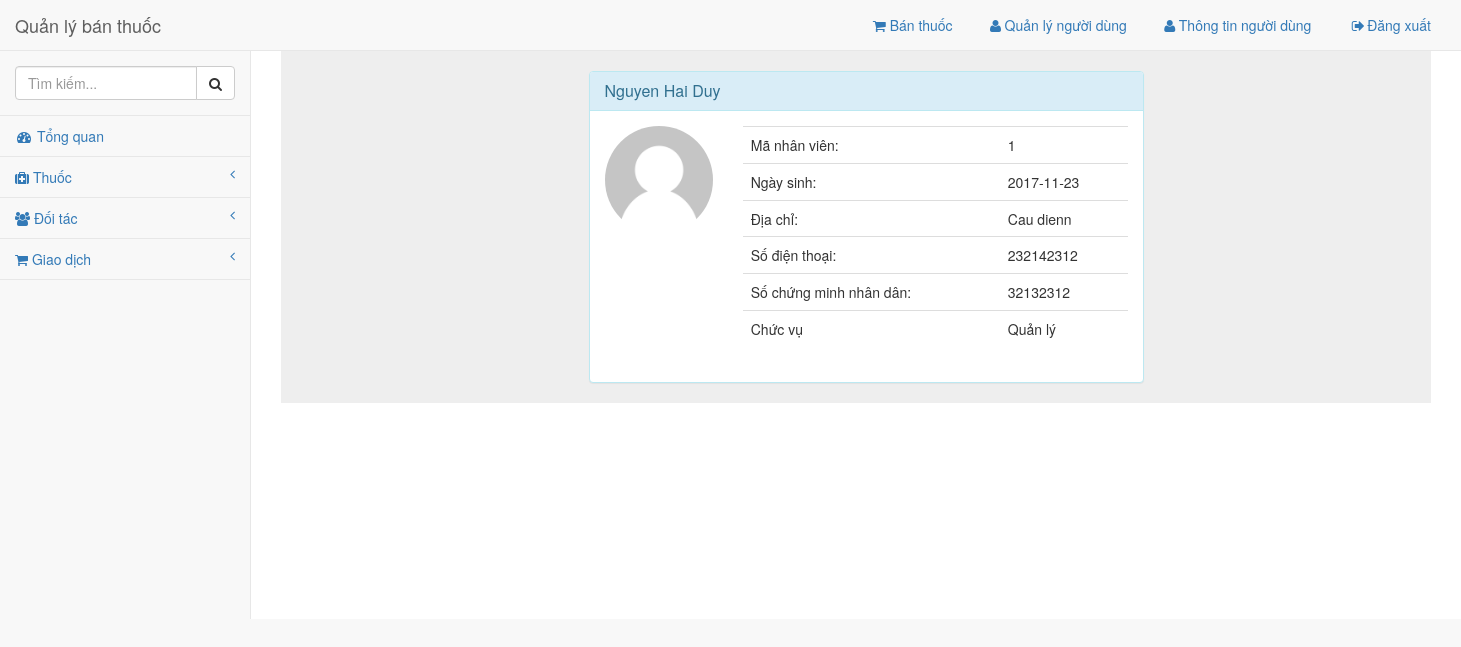
Page /admin/pages/info.php (signed in) on the committed database.
### tables this page shows
CREATE TABLE `nguoidung` (
  `id` int(11) NOT NULL,
  `ten_nv` varchar(128) NOT NULL,
  `ngay_sinh` date NOT NULL,
  `dia_chi` varchar(128) NOT NULL,
  `chuc_vu` int(11) NOT NULL,
  `sdt` varchar(15) NOT NULL,
  `cmnd` varchar(25) NOT NULL,
  `quyen` int(11) NOT NULL
);

### library/VSCPDO.php (called while the page is built, shortened)
<?php
$tenserver = "localhost";
$tentaikhoan = "root";
$matkhau = "";
$tencsdl = "thuoc";
 ?>
 <?php
class vsc_pdo {
	private $server;
	private $username;
	private $password;
	private $database;
	public $conn;
	function __construct($conn = null) {
		try {
			$this->conn = new PDO("mysql:host=$this->server;dbname=$this->database", $this->username, $this->password);
			$this->conn->exec("set names utf8");
			$this->conn->setAttribute(PDO::ATTR_DEFAULT_FETCH_MODE, PDO::FETCH_ASSOC);
		}
     catch (PDOException $e)
      {
			echo $e->getMessage();
			exit();
		}
	}
	function fetch_one($sql) {
		try {
			$stmt = $this->conn->prepare($sql);
			$stmt->execute();
			$row = $stmt->fetch();
			return $row;
		} catch (PDOException $e) {
			return false;
		}
	}
	function getConnection($conn=null) {
		$arr = explode(",", $conn);
			$this->server = @$arr[0];
			$this->username = @$arr[1];
			$this->password = @$arr[2];
			$this->database = @$arr[3];
	}
}
$exp = new vsc_pdo("$tenserver,$tentaikhoan,$matkhau,$tencsdl");
 ?>

### admin/pages/info.php (the view, shortened to what this page needs)
<!DOCTYPE html>
<html lang="en">
<head>
    <?php require('../common/head.php'); ?>
    <?php
      $nguoidung = $exp->fetch_one("select * from nguoidung where id={$_SESSION['ma_nv']}");
     ?>
    <link rel="stylesheet" href="../dist/css/nguoidung.css">
    <link href="../../library/datatables-plugins/integration/bootstrap/3/dataTables.bootstrap.css" rel="stylesheet">
</head>
<body>
    <div id="wrapper">
        <?php require('../common/nav.php'); ?>
        <div id="page-wrapper">
          <div class="grey">
            <div class="container">
      <div class="row">
        <br>
        <div class="col-xs-12 col-sm-12 col-md-6 col-lg-6 col-xs-offset-0 col-sm-offset-0 col-md-offset-3 col-lg-offset-3 toppad" >
          <div class="panel panel-info">
            <div class="panel-heading">
              <h3 class="panel-title"><?php echo $_SESSION['ten_nv']; ?></h3>
            </div>
            <div class="panel-body">
              <div class="row">
                <div class="col-md-3 col-lg-3 " align="center"> <img alt="User Pic" src="../images/user.png" class="img-circle img-responsive"> </div>
                <div class=" col-md-9 col-lg-9 ">
                  <table class="table table-user-information">
                    <tbody>
                      <tr>
                        <td>Mã nhân viên: </td>
                        <td><?php echo $_SESSION['ma_nv']; ?></td>
                      </tr>
                      <tr>
                        <td>Ngày sinh: </td>
                        <td><?php echo $nguoidung['ngay_sinh']; ?></td>
                      </tr>
                      <tr>
                        <td>Địa chỉ: </td>
                        <td><?php echo $nguoidung['dia_chi']; ?></td>
                      </tr>
                         <tr>
                             <tr>
                        <td>Số điện thoại: </td>
                        <td><?php echo $nguoidung['sdt']; ?></td>
                      </tr>
                        <tr>
                        <td>Số chứng minh nhân dân: </td>
                        <td><?php echo $nguoidung['cmnd']; ?></td>
                      </tr>
                      <tr>
                        <td>Chức vụ</td>
                        <td><?php
                          if($nguoidung['quyen'] == 1)
                            echo "Quản lý";
                          elseif($nguoidung['quyen'] == 2)
                            echo "Dược sĩ";
                          else
                            echo "Nhân viên";
                        ?></td>
                      </tr>
                      </tr>
                    </tbody>
                  </table>
                </div>
              </div>
            </div>
          </div>
        </div>
      </div>
    </div>
        </div>
</body>
</html>

### rows in the picture
nguoidung: ngay_sinh "2017-11-23", dia_chi "Cau dienn", sdt "232142312", cmnd "32132312"

### other values in the picture
$_SESSION['ten_nv'] "Nguyen Hai Duy"
$_SESSION['ma_nv'] "1"
